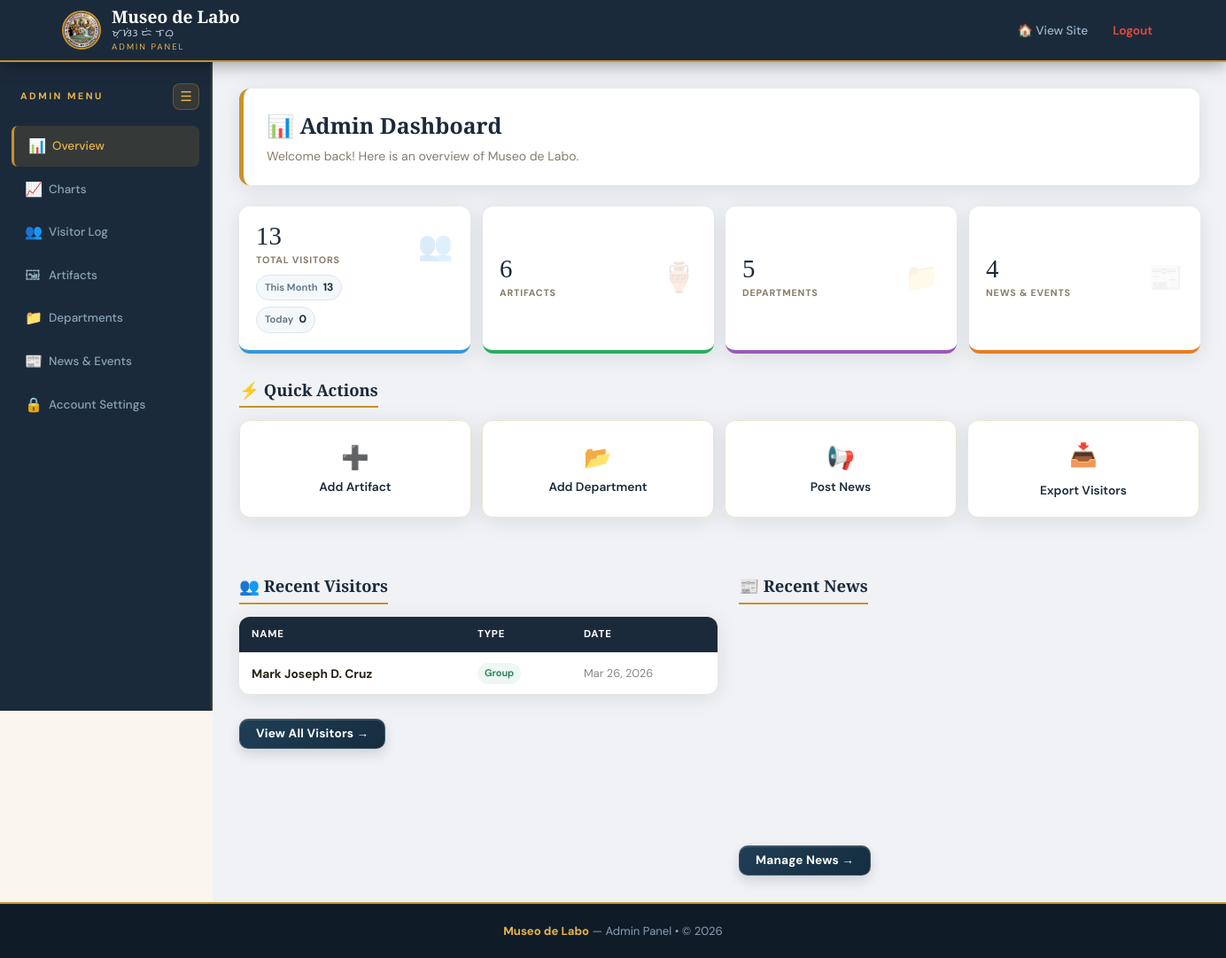
The page /admin/index.php (signed in) on the database its author committed.
### tables this page shows
CREATE TABLE `guests` (
  `id` int(11) NOT NULL,
  `guest_name` varchar(200) NOT NULL,
  `visitor_type` enum('Individual','Group') DEFAULT 'Individual',
  `organization` varchar(200) DEFAULT NULL,
  `gender` enum('Male','Female','Other') DEFAULT NULL,
  `residence` varchar(200) DEFAULT NULL,
  `nationality` varchar(100) DEFAULT 'Filipino',
  `headcount` int(11) DEFAULT 1,
  `male_count` int(11) DEFAULT 0,
  `female_count` int(11) DEFAULT 0,
  `num_days` int(11) DEFAULT 1,
  `purpose` varchar(200) DEFAULT NULL,
  `contact_no` varchar(20) DEFAULT NULL,
  `visit_date` date DEFAULT curdate(),
  `created_at` timestamp NOT NULL DEFAULT current_timestamp()
);

### includes/db.php (called while the page is built, shortened)
<?php
function getDB(): PDO {
    static $pdo = null;
    if ($pdo === null) {
        $dsn = "mysql:host=" . DB_HOST . ";dbname=" . DB_NAME . ";charset=" . DB_CHARSET;
        $options = [
            PDO::ATTR_ERRMODE            => PDO::ERRMODE_EXCEPTION,
            PDO::ATTR_DEFAULT_FETCH_MODE => PDO::FETCH_ASSOC,
            PDO::ATTR_EMULATE_PREPARES   => false,
        ];
        try {
            $pdo = new PDO($dsn, DB_USER, DB_PASS, $options);
            try {
                $pdo->exec("ALTER TABLE news_events ADD COLUMN is_archived TINYINT(1) NOT NULL DEFAULT 0");
            } catch (PDOException $e) {
            }
        } catch (PDOException $e) {
            die('<div style="font-family:sans-serif;padding:40px;text-align:center;">
                <h2 style="color:#c0392b">Database Connection Failed</h2>
                <p>Please check your database settings in <code>includes/db.php</code></p>
                <p style="color:#888;font-size:.9rem">Error: ' . htmlspecialchars($e->getMessage()) . '</p>
            </div>');
        }
    }
    return $pdo;
}
function dbQuery(string $sql, array $params = []): array {
    $stmt = getDB()->prepare($sql);
    $stmt->execute($params);
    return $stmt->fetchAll();
}
function dbCount(string $sql, array $params = []): int {
    $stmt = getDB()->prepare($sql);
    $stmt->execute($params);
    return (int) $stmt->fetchColumn();
}

### admin/index.php (the view, shortened to what this page needs)
<?php
require_once '../includes/db.php';
$today         = date('Y-m-d');
$monthStart    = date('Y-m-01');
$monthEnd      = date('Y-m-t');
$totalVisitors  = dbCount("SELECT COALESCE(SUM(headcount), 0) FROM guests");
$monthVisitors  = dbCount("SELECT COALESCE(SUM(headcount), 0) FROM guests WHERE visit_date BETWEEN ? AND ?", [$monthStart, $monthEnd]);
$todayVisitors  = dbCount("SELECT COALESCE(SUM(headcount), 0) FROM guests WHERE visit_date = ?", [$today]);
$totalArtifacts = dbCount("SELECT COUNT(*) FROM exhibits");
$totalDepts     = dbCount("SELECT COUNT(*) FROM categories");
$totalNews      = dbCount("SELECT COUNT(*) FROM news_events");
$recentGuests   = dbQuery("SELECT * FROM guests ORDER BY id DESC LIMIT 5");
require_once 'admin_header.php';
?>
<div class="adm-layout">
  <?php require_once 'sidebar.php'; ?>
  <main class="adm-main">
    <div class="adm-welcome">
      <h2>&#128202; Admin Dashboard</h2>
      <p>Welcome back! Here is an overview of Museo de Labo.</p>
    </div>
    <div class="adm-stats">
      <div class="astat blue astat-visitor">
        <div class="astat-main">
          <div class="astat-n"><?= $totalVisitors ?></div>
          <div class="astat-l">Total Visitors</div>
          <div class="astat-metrics">
            <span class="astat-chip">This Month <strong><?= $monthVisitors ?></strong></span>
            <span class="astat-chip">Today <strong><?= $todayVisitors ?></strong></span>
          </div>
        </div>
        <div class="astat-i">&#128101;</div>
      </div>
      <div class="astat green"><div><div class="astat-n"><?= $totalArtifacts ?></div><div class="astat-l">Artifacts</div></div><div class="astat-i">&#127994;</div></div>
      <div class="astat purple"><div><div class="astat-n"><?= $totalDepts ?></div><div class="astat-l">Departments</div></div><div class="astat-i">&#128193;</div></div>
      <div class="astat orange"><div><div class="astat-n"><?= $totalNews ?></div><div class="astat-l">News &amp; Events</div></div><div class="astat-i">&#128240;</div></div>
    </div>
    <h3 class="adm-sec-title">&#9889; Quick Actions</h3>
    <div class="adm-qgrid">
      <button type="button" class="adm-qcard" onclick="togglePanel('quickAddArtifactForm')"><span>&#10133;</span>Add Artifact</button>
      <button type="button" class="adm-qcard" onclick="togglePanel('quickAddDeptForm')"><span>&#128194;</span>Add Department</button>
      <button type="button" class="adm-qcard" onclick="togglePanel('quickAddNewsForm')"><span>&#128226;</span>Post News</button>
      <a href="export.php?format=xlsx" class="adm-qcard"><span>&#128229;</span>Export Visitors</a>
    </div>
    <div class="adm-quick-panels">
    </div>
    <div style="display:grid;grid-template-columns:1fr 1fr;gap:24px">
      <div>
        <h3 class="adm-sec-title">&#128101; Recent Visitors</h3>
        <div class="tbl-wrap">
          <table class="adm-tbl">
            <thead><tr><th>Name</th><th>Type</th><th>Date</th></tr></thead>
            <tbody>
              <?php if (empty($recentGuests)): ?>
                <tr><td colspan="3" style="text-align:center;color:#888;padding:18px">No visitors yet.</td></tr>
              <?php else: foreach ($recentGuests as $g): ?>
                <tr>
                  <td><strong><?= htmlspecialchars($g['guest_name']) ?></strong></td>
                  <td><span class="<?= $g['visitor_type']==='Group'?'vg':'vi2' ?>"><?= $g['visitor_type'] ?></span></td>
                  <td style="font-size:.8rem;color:#888"><?= date('M j, Y', strtotime($g['visit_date'])) ?></td>
                </tr>
              <?php endforeach; endif; ?>
            </tbody>
          </table>
        </div>
        <a href="visitors.php" class="btn-navy" style="font-size:.85rem;padding:9px 18px">View All Visitors &rarr;</a>
      </div>
      <div>
        <h3 class="adm-sec-title">&#128240; Recent News</h3>
        <a href="news.php" class="btn-navy" style="font-size:.85rem;padding:9px 18px">Manage News &rarr;</a>
      </div>
    </div>
  </main>
</div>
<?php require_once 'admin_footer.php'; ?>

### assets/css/style.css (style rules this page uses)
:root { --navy: #1b2a3b; --navy2: #243447; --navy3: #0f1c28; --gold: #c9922a; --gold2: #e8b44a; --gold3: #f5d07a; --ivory: #faf6ef; --ivory2: #f2ece0; --cream: #ede5d4; --text: #2a1f14; --text2: #5a4a38; --text3: #8a7a68; --red: #c0392b; --green: #1e7e4f; --blue: #2171b5; --purple: #6a3e9a; --shadow: 0 4px 24px rgba(27,42,59,.10); --shadow2:0 12px 48px rgba(27,42,59,.18); }
*,*::before,*::after { box-sizing:border-box; margin:0; padding:0; }
html { scroll-behavior:smooth; }
body { font-family:'DM Sans',sans-serif; background:var(--ivory); color:var(--text); line-height:1.6; }
a { text-decoration:none; color:inherit; }
.float-reveal { opacity:0; transform:translateY(28px) scale(.975); filter:blur(2px); transition:opacity .78s ease, transform .78s cubic-bezier(.22,.61,.36,1), filter .78s ease; will-change:opacity, transform; }
.float-reveal.is-visible { opacity:1; transform:translateY(0) scale(1); filter:blur(0); }
.btn-navy { display:inline-flex; align-items:center; gap:8px; padding:13px 28px; background:var(--navy); color:#fff; border:none; border-radius:8px; font-size:.93rem; font-weight:600; cursor:pointer; transition:all .25s; font-family:'DM Sans',sans-serif; }

### rows shown on the page
guests: guest_name "Mark Joseph D. Cruz", visitor_type "Group", visit_date "Mar 26, 2026"

### other values the page prints
SITE_NAME "Museo de Labo"
$totalVisitors "13"
$monthVisitors "13"
$todayVisitors "0"
$totalArtifacts "6"
$totalDepts "5"
$totalNews "4"
